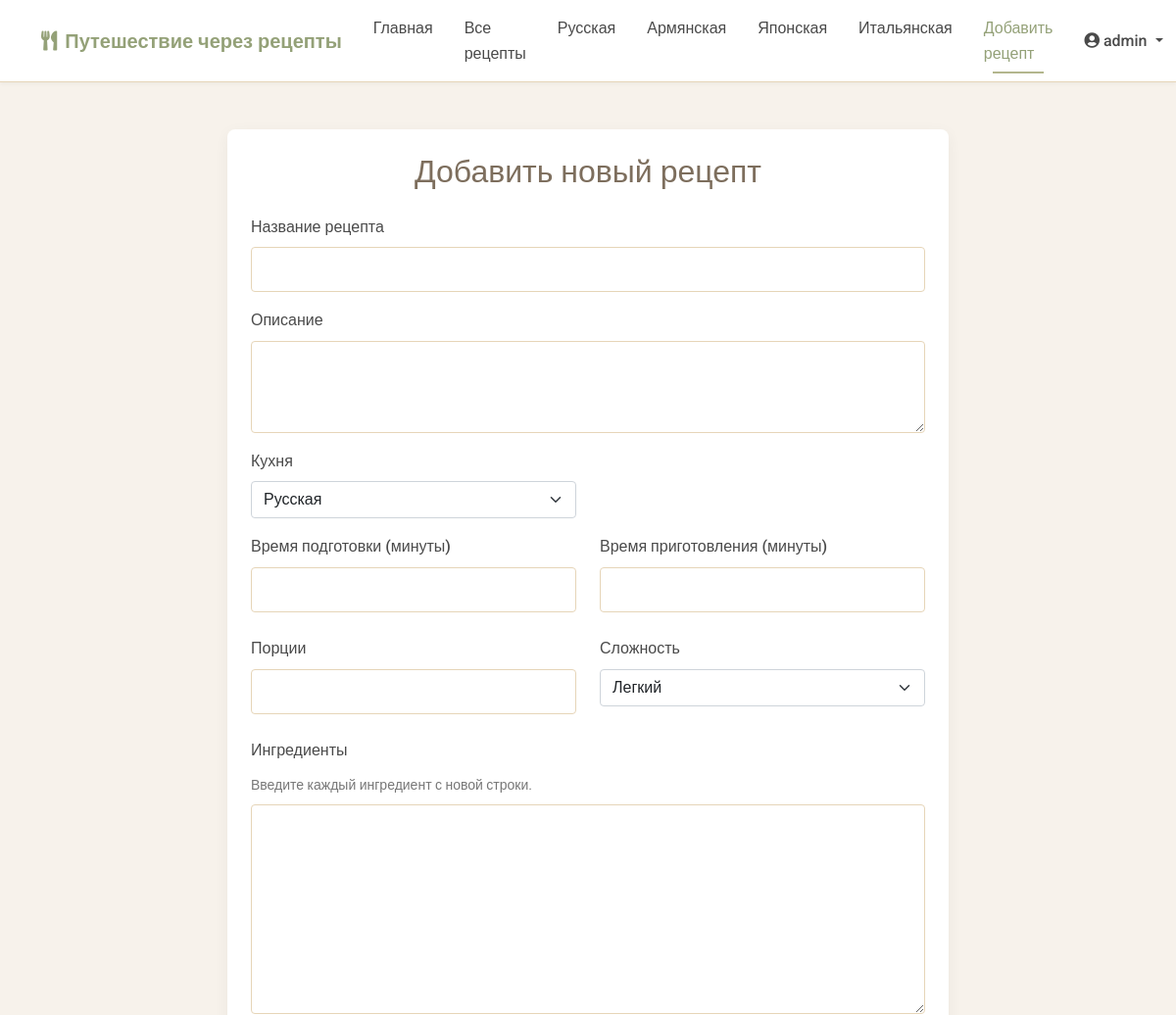
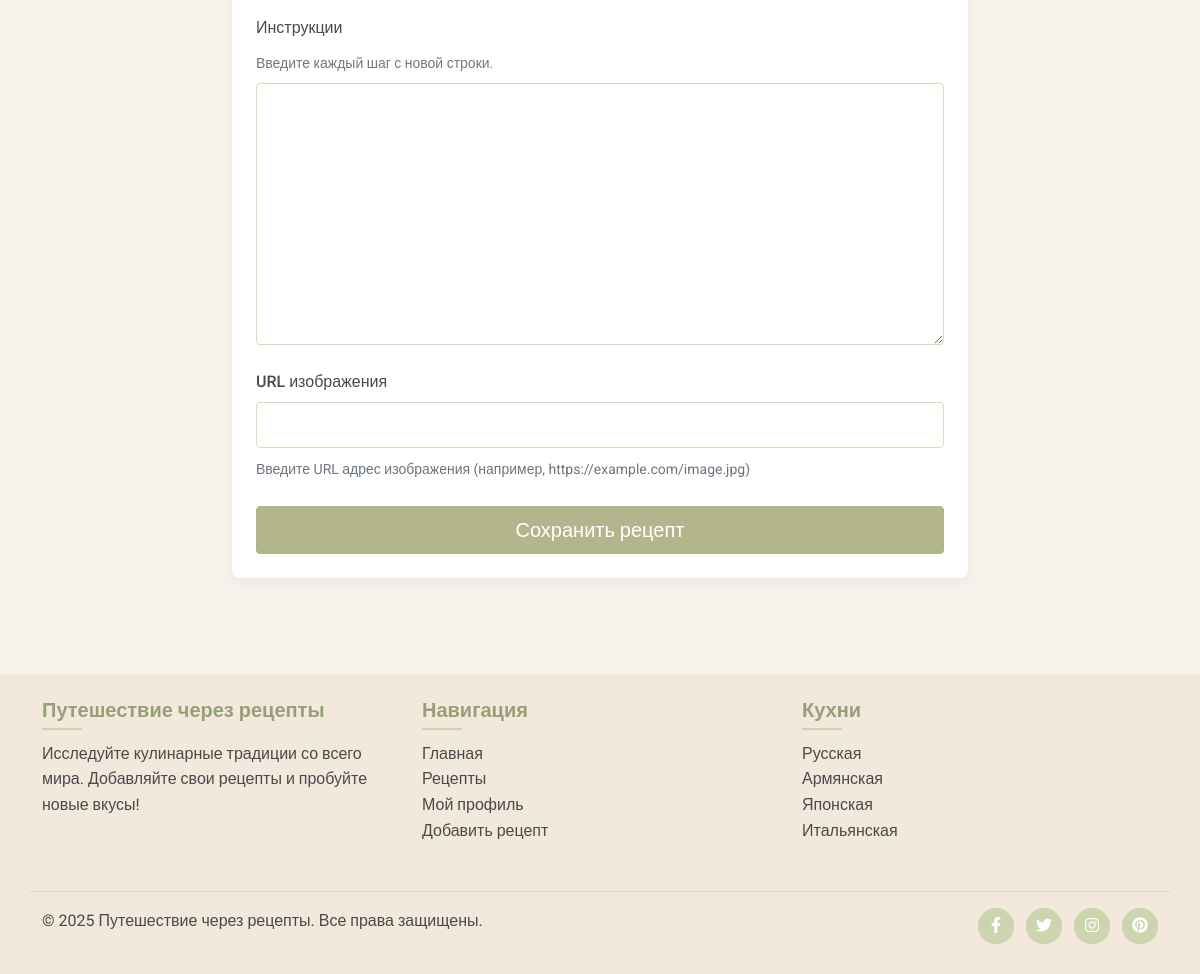
Page /add_recipe (signed in) on the committed database (2 pictures, top to bottom).
### models.py (models this page shows, shortened)
class Cuisine(db.Model):
    id = db.Column(db.Integer, primary_key=True)
    name = db.Column(db.String(64), unique=True, nullable=False)
    description = db.Column(db.Text)
    recipes = db.relationship('Recipe', backref='cuisine', lazy='dynamic')

class User(UserMixin, db.Model):
    id = db.Column(db.Integer, primary_key=True)
    username = db.Column(db.String(64), unique=True, nullable=False)
    email = db.Column(db.String(120), unique=True, nullable=False)
    password_hash = db.Column(db.String(256), nullable=False)
    is_admin = db.Column(db.Boolean, default=False)
    date_joined = db.Column(db.DateTime, default=datetime.utcnow)
    avatar = db.Column(db.String(256), default='default_avatar.png')  # URL или путь к аватарке пользователя
    bio = db.Column(db.Text, nullable=True)  # Биография пользователя
    recipes = db.relationship('Recipe', backref='author', lazy='dynamic', cascade='all, delete-orphan')
    favorites = db.relationship('Favorite', backref='user', lazy='dynamic', cascade='all, delete-orphan')
    comments = db.relationship('Comment', backref='author', lazy='dynamic', cascade='all, delete-orphan')
    ratings = db.relationship('Rating', backref='user', lazy='dynamic', cascade='all, delete-orphan')

### routes.py (the view, shortened to what this page needs)
@app.route('/add_recipe', methods=['GET', 'POST'])
@login_required
def add_recipe():
    form = RecipeForm()
    form.cuisine_id.choices = [(c.id, c.name) for c in Cuisine.query.all()]
    categories = Category.query.all()
    form.categories.choices = [(0, 'Без категории')] + [(c.id, c.name) for c in categories]
    return render_template('add_recipe.html', form=form, title='Добавить новый рецепт')

### app.py (called while the page is built)
@login_manager.user_loader
def load_user(user_id):
    from models import User
    return User.query.get(int(user_id))

### routes.py (called while the page is built)
@app.before_request
def load_global_data():
    g.all_cuisines = Cuisine.query.all()

### templates/add_recipe.html (shortened to what this page needs)
{% extends 'base.html' %}
{% block content %}
<div class="container py-5">
    <div class="row">
        <div class="col-lg-8 mx-auto">
            <div class="card shadow-custom">
                <div class="card-body p-4">
                    <h2 class="text-center mb-4">{{ title }}</h2>
                    <form method="POST" class="recipe-form needs-validation" novalidate>
                        <div class="mb-3">
                            {{ form.title.label(class="form-label") }}
                            {{ form.title(class="form-control") }}
                        </div>
                        <div class="mb-3">
                            {{ form.description.label(class="form-label") }}
                            {{ form.description(class="form-control", rows="3") }}
                        </div>
                        <div class="row mb-3">
                            <div class="col-md-6">
                                {{ form.cuisine_id.label(class="form-label") }}
                                {{ form.cuisine_id(class="form-select") }}
                            </div>
                        </div>
                        <div class="row mb-3">
                            <div class="col-md-6">
                                {{ form.prep_time.label(class="form-label") }}
                                {{ form.prep_time(class="form-control", type="number") }}
                            </div>
                            <div class="col-md-6">
                                {{ form.cook_time.label(class="form-label") }}
                                {{ form.cook_time(class="form-control", type="number") }}
                            </div>
                        </div>
                        <div class="row mb-3">
                            <div class="col-md-6">
                                {{ form.servings.label(class="form-label") }}
                                {{ form.servings(class="form-control", type="number") }}
                            </div>
                            <div class="col-md-6">
                                {{ form.difficulty.label(class="form-label") }}
                                {{ form.difficulty(class="form-select") }}
                            </div>
                        </div>
                        <div class="mb-3">
                            {{ form.ingredients.label(class="form-label") }}
                            <div class="form-text mb-2">Введите каждый ингредиент с новой строки.</div>
                            {{ form.ingredients(class="form-control", rows="8") }}
                        </div>
                        <div class="mb-4">
                            {{ form.instructions.label(class="form-label") }}
                            <div class="form-text mb-2">Введите каждый шаг с новой строки.</div>
                            {{ form.instructions(class="form-control", rows="10") }}
                        </div>
                        <div class="mb-4">
                            {{ form.image_url.label(class="form-label") }}
                            {{ form.image_url(class="form-control") }}
                            {% if form.image_url.description %}
                                <small class="form-text text-muted">{{ form.image_url.description }}</small>
                            {% endif %}
                        </div>
                        <div class="d-grid gap-2">
                            {{ form.submit(class="btn btn-primary btn-lg") }}
                        </div>
                    </form>
                </div>
            </div>
        </div>
    </div>
</div>
{% endblock %}

### templates/base.html (shortened to what this page needs)
<!DOCTYPE html>
<html lang="ru">
<head>
    <link href="https://cdn.jsdelivr.net/npm/bootstrap@5.1.3/dist/css/bootstrap.min.css" rel="stylesheet">
    <link rel="stylesheet" href="https://cdnjs.cloudflare.com/ajax/libs/font-awesome/5.15.4/css/all.min.css">
    <link rel="stylesheet" href="{{ url_for('static', filename='css/main.css') }}">
</head>
<body>
    <nav class="navbar navbar-expand-lg navbar-light sticky-top">
        <div class="container">
            <a class="navbar-brand" href="{{ url_for('index') }}">
                <i class="fas fa-utensils me-2"></i>Путешествие через рецепты
            </a>
            <div class="collapse navbar-collapse" id="navbarNav">
                <ul class="navbar-nav me-auto">
                    <li class="nav-item">
                        <a class="nav-link {% if request.path == url_for('index') %}active{% endif %}" href="{{ url_for('index') }}">Главная</a>
                    </li>
                    <li class="nav-item">
                        <a class="nav-link {% if request.path == url_for('recipes') %}active{% endif %}" href="{{ url_for('recipes') }}">Все рецепты</a>
                    </li>
                    {% for cuisine in g.all_cuisines %}
                    <li class="nav-item">
                        <a class="nav-link {% if request.path == url_for('cuisine_recipes', cuisine_id=cuisine.id) %}active{% endif %}" href="{{ url_for('cuisine_recipes', cuisine_id=cuisine.id) }}">{{ cuisine.name }}</a>
                    </li>
                    {% endfor %}
                    {% if current_user.is_authenticated %}
                        <li class="nav-item">
                            <a class="nav-link {% if request.path == url_for('add_recipe') %}active{% endif %}" href="{{ url_for('add_recipe') }}">Добавить рецепт</a>
                        </li>
                    {% endif %}
                </ul>
                <div class="navbar-nav">
                    {% if current_user.is_authenticated %}
                        <div class="nav-item dropdown">
                            <a class="nav-link dropdown-toggle" href="#" id="userDropdown" role="button" data-bs-toggle="dropdown" aria-expanded="false">
                                <i class="fas fa-user-circle me-1"></i>{{ current_user.username }}
                            </a>
                        </div>
                    {% else %}
                        <a class="nav-link" href="{{ url_for('login') }}">Вход</a>
                        <a class="nav-link" href="{{ url_for('register') }}">Регистрация</a>
                    {% endif %}
                </div>
            </div>
        </div>
    </nav>
    {% block content %}{% endblock %}
    <footer class="footer py-4 mt-5">
        <div class="container">
            <div class="row">
                <div class="col-md-4 mb-3">
                    <h5>Путешествие через рецепты</h5>
                    <p>Исследуйте кулинарные традиции со всего мира. Добавляйте свои рецепты и пробуйте новые вкусы!</p>
                </div>
                <div class="col-md-4 mb-3">
                    <h5>Навигация</h5>
                    <ul class="list-unstyled">
                        <li><a href="{{ url_for('index') }}">Главная</a></li>
                        <li><a href="{{ url_for('recipes') }}">Рецепты</a></li>
                        {% if current_user.is_authenticated %}
                            <li><a href="{{ url_for('profile') }}">Мой профиль</a></li>
                            <li><a href="{{ url_for('add_recipe') }}">Добавить рецепт</a></li>
                        {% else %}
                            <li><a href="{{ url_for('login') }}">Вход</a></li>
                            <li><a href="{{ url_for('register') }}">Регистрация</a></li>
                        {% endif %}
                    </ul>
                </div>
                <div class="col-md-4">
                    <h5>Кухни</h5>
                    <ul class="list-unstyled">
                        {% for cuisine in g.all_cuisines %}
                            <li><a href="{{ url_for('cuisine_recipes', cuisine_id=cuisine.id) }}">{{ cuisine.name }}</a></li>
                        {% endfor %}
                    </ul>
                </div>
            </div>
            <div class="row border-top pt-3 mt-3">
                <div class="col-md-6">
                    <p>&copy; 2025 Путешествие через рецепты. Все права защищены.</p>
                </div>
                <div class="col-md-6 text-md-end">
                    <ul class="list-inline mb-0">
                        <li class="list-inline-item"><a href="#"><i class="fab fa-facebook-f"></i></a></li>
                        <li class="list-inline-item"><a href="#"><i class="fab fa-twitter"></i></a></li>
                        <li class="list-inline-item"><a href="#"><i class="fab fa-instagram"></i></a></li>
                        <li class="list-inline-item"><a href="#"><i class="fab fa-pinterest"></i></a></li>
                    </ul>
                </div>
            </div>
        </div>
    </footer>
</body>
</html>

### static/css/main.css (style rules this page uses)
:root { --beige: #F2E8DC; --light-beige: #F7F2EB; --dark-beige: #E6D5B8; --olive: #B3B68D; --light-olive: #CCD5AE; --dark-olive: #94A178; --brown: #A98467; --light-brown: #C8B6A6; --dark-brown: #7D6E5D; --accent: #E9B384; --text-dark: #4A4A4A; --text-light: #777777; --white: #FFFFFF; --error: #D57E7E; --success: #A8CD9F; }
body { font-family: 'Roboto', sans-serif; background-color: var(--light-beige); color: var(--text-dark); line-height: 1.6; }
h1, h2, h3, h4, h5, h6 { color: var(--dark-brown); font-weight: 500; }
a { color: var(--olive); text-decoration: none; transition: color 0.3s ease; }
.navbar { background-color: var(--white); border-bottom: 1px solid var(--dark-beige); box-shadow: 0 2px 4px rgba(0, 0, 0, 0.04); }
.navbar-brand { font-weight: 600; color: var(--dark-olive) !important; }
.nav-link { color: var(--text-dark) !important; font-weight: 500; padding: 0.5rem 1rem !important; position: relative; }
.nav-link.active { color: var(--dark-olive) !important; }
.nav-link.active:after { content: ""; position: absolute; width: 50%; height: 2px; background-color: var(--olive); bottom: 0; left: 25%; }
.btn { border-radius: 4px; font-weight: 500; padding: 8px 20px; transition: all 0.3s ease; }
.btn-primary { background-color: var(--olive); border-color: var(--olive); color: var(--white); }
.card { border: none; border-radius: 8px; background-color: var(--white); box-shadow: 0 4px 6px rgba(0, 0, 0, 0.04); overflow: hidden; transition: transform 0.3s ease, box-shadow 0.3s ease; }
.card-body { padding: 1.5rem; }
.form-control { border: 1px solid var(--dark-beige); border-radius: 4px; padding: 10px 15px; color: var(--text-dark); }
.form-label { font-weight: 500; color: var(--text-dark); }
.form-text { color: var(--text-light); }
.shadow-custom { box-shadow: 0 4px 15px rgba(0, 0, 0, 0.05); }
.footer { background-color: var(--beige); color: var(--text-dark); }
.footer h5 { color: var(--dark-olive); font-weight: 600; margin-bottom: 1.2rem; position: relative; }
.footer h5:after { content: ""; position: absolute; width: 40px; height: 2px; background-color: var(--light-olive); bottom: -8px; left: 0; }
.footer a { color: var(--text-dark); transition: all 0.3s ease; }
.footer .list-inline-item a { display: inline-block; width: 36px; height: 36px; background-color: var(--light-olive); border-radius: 50%; text-align: center; line-height: 36px; color: var(--white); transition: all 0.3s ease; }
.footer .border-top { border-color: var(--dark-beige) !important; }
.recipe-form .form-control { margin-bottom: 0.5rem; }
.recipe-form .form-label { font-weight: 500; margin-bottom: 0.5rem; }

### rows in the picture
Cuisine: name "Русская"
Cuisine: name "Армянская"
Cuisine: name "Японская"
Cuisine: name "Итальянская"
User: username "admin"

### other values in the picture
{{ title }} "Добавить новый рецепт"
